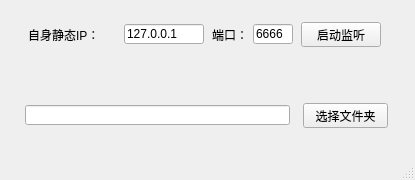
<?xml version="1.0" encoding="UTF-8"?>
<ui version="4.0">
 <class>MainWindow</class>
 <widget class="QMainWindow" name="MainWindow">
  <property name="geometry">
   <rect>
    <x>0</x>
    <y>0</y>
    <width>415</width>
    <height>180</height>
   </rect>
  </property>
  <property name="minimumSize">
   <size>
    <width>415</width>
    <height>180</height>
   </size>
  </property>
  <property name="maximumSize">
   <size>
    <width>415</width>
    <height>180</height>
   </size>
  </property>
  <property name="windowTitle">
   <string>MainWindow</string>
  </property>
  <widget class="QWidget" name="centralwidget">
   <layout class="QGridLayout" name="gridLayout">
    <item row="0" column="0">
     <widget class="QWidget" name="widget" native="true">
      <widget class="QWidget" name="">
       <property name="geometry">
        <rect>
         <x>17</x>
         <y>10</y>
         <width>359</width>
         <height>31</height>
        </rect>
       </property>
       <layout class="QHBoxLayout" name="horizontalLayout_3">
        <item>
         <layout class="QHBoxLayout" name="horizontalLayout">
          <item>
           <widget class="QLabel" name="label_2">
            <property name="minimumSize">
             <size>
              <width>90</width>
              <height>25</height>
             </size>
            </property>
            <property name="maximumSize">
             <size>
              <width>90</width>
              <height>25</height>
             </size>
            </property>
            <property name="text">
             <string>自身静态IP：</string>
            </property>
           </widget>
          </item>
          <item>
           <widget class="QLineEdit" name="IP">
            <property name="minimumSize">
             <size>
              <width>80</width>
              <height>20</height>
             </size>
            </property>
            <property name="maximumSize">
             <size>
              <width>80</width>
              <height>20</height>
             </size>
            </property>
            <property name="text">
             <string>127.0.0.1</string>
            </property>
           </widget>
          </item>
         </layout>
        </item>
        <item>
         <layout class="QHBoxLayout" name="horizontalLayout_2">
          <item>
           <widget class="QLabel" name="label">
            <property name="minimumSize">
             <size>
              <width>35</width>
              <height>25</height>
             </size>
            </property>
            <property name="maximumSize">
             <size>
              <width>35</width>
              <height>25</height>
             </size>
            </property>
            <property name="text">
             <string>端口：</string>
            </property>
           </widget>
          </item>
          <item>
           <widget class="QLineEdit" name="Port">
            <property name="minimumSize">
             <size>
              <width>40</width>
              <height>20</height>
             </size>
            </property>
            <property name="maximumSize">
             <size>
              <width>40</width>
              <height>20</height>
             </size>
            </property>
            <property name="text">
             <string>6666</string>
            </property>
           </widget>
          </item>
         </layout>
        </item>
        <item>
         <widget class="QPushButton" name="startListen">
          <property name="minimumSize">
           <size>
            <width>80</width>
            <height>25</height>
           </size>
          </property>
          <property name="maximumSize">
           <size>
            <width>80</width>
            <height>25</height>
           </size>
          </property>
          <property name="text">
           <string>启动监听</string>
          </property>
         </widget>
        </item>
       </layout>
      </widget>
     </widget>
    </item>
    <item row="1" column="0">
     <widget class="QWidget" name="widget_2" native="true">
      <layout class="QHBoxLayout" name="horizontalLayout_5">
       <item>
        <widget class="QLineEdit" name="folderPath">
         <property name="minimumSize">
          <size>
           <width>0</width>
           <height>20</height>
          </size>
         </property>
         <property name="maximumSize">
          <size>
           <width>265</width>
           <height>20</height>
          </size>
         </property>
        </widget>
       </item>
       <item>
        <widget class="QPushButton" name="selectFolder">
         <property name="minimumSize">
          <size>
           <width>85</width>
           <height>25</height>
          </size>
         </property>
         <property name="maximumSize">
          <size>
           <width>85</width>
           <height>25</height>
          </size>
         </property>
         <property name="text">
          <string>选择文件夹</string>
         </property>
        </widget>
       </item>
      </layout>
     </widget>
    </item>
   </layout>
  </widget>
  <widget class="QMenuBar" name="menubar">
   <property name="geometry">
    <rect>
     <x>0</x>
     <y>0</y>
     <width>415</width>
     <height>24</height>
    </rect>
   </property>
  </widget>
  <widget class="QStatusBar" name="statusbar"/>
 </widget>
 <resources/>
 <connections/>
</ui>
